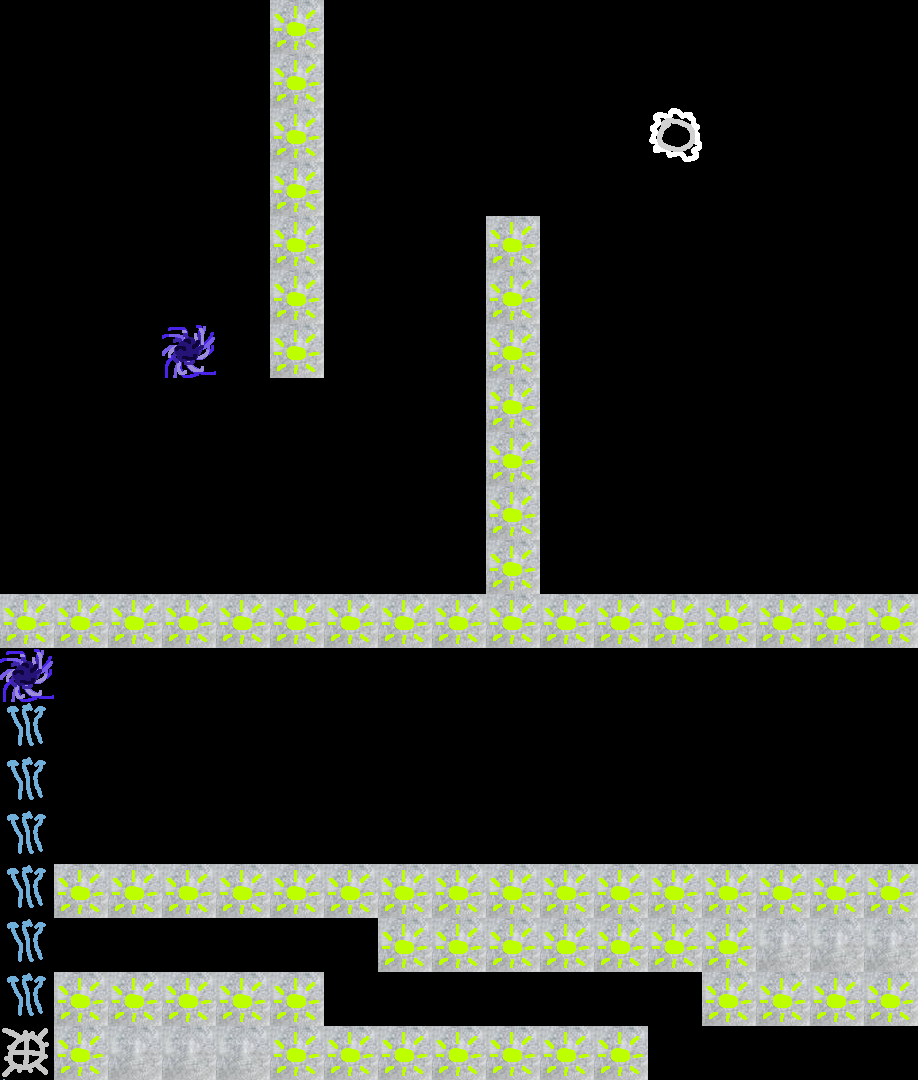

This game map was drawn from its Tiled (.tmx) file and the tilesets committed beside it. A one-line description and the trimmed map source follow:
An orthogonal 17x20 tile map with 54x54 px tiles, 2 tile layers (Tile Layer 1, Tile Layer 2).

<map version="1.9" tiledversion="1.9.2" orientation="orthogonal" renderorder="right-down" width="17" height="20" tilewidth="54" tileheight="54" infinite="0" nextlayerid="3" nextobjectid="1">
 <tileset firstgid="1" source="temp2.tsx" />
 <layer id="1" name="Tile Layer 1" width="17" height="20">
  <data>[340 cells, 87 non-empty, 5 distinct tile ids]</data>
 </layer>
 <layer id="2" name="Tile Layer 2" width="17" height="20">
  <data>[340 cells, 71 non-empty, 1 distinct tile ids]</data>
 </layer>
</map>
